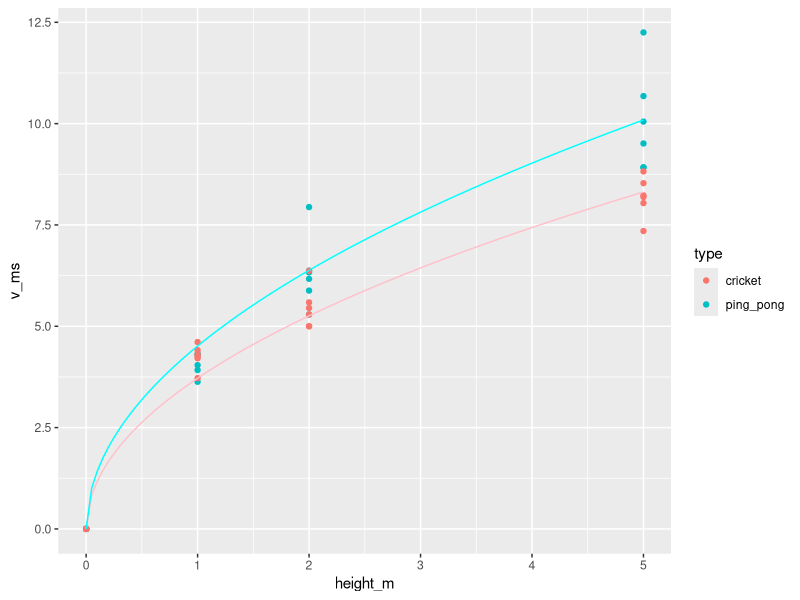

This figure's R source:
library(ggplot2)
library(dplyr)

raw <- read.csv('vdata.csv',header=TRUE)
data <- tibble(raw)

# prediction
v_predicted <- function(height_m,g){
  (2*g*height_m)^(0.5)
}


# make plots
fig <- ggplot(data)+
    geom_point(aes(x=height_m,y=v_ms,color=type))+
    geom_function(fun=v_predicted,args=list(g=6.91),color='pink')+
    geom_function(fun=v_predicted,args=list(g=10.18),color='cyan')
# format and adjust sizes etc for print


# do stats to get g and compare
data <- data %>%
     select(type, height_m, v_ms) %>%
     mutate(vsquared=v_ms^2)
model1 <- lm(vsquared~height_m+0,data)
model2 <- lm(vsquared~height_m:type+0,data)
anova(model1,model2)

# get g for cricket versus ping pong cases
# LATER